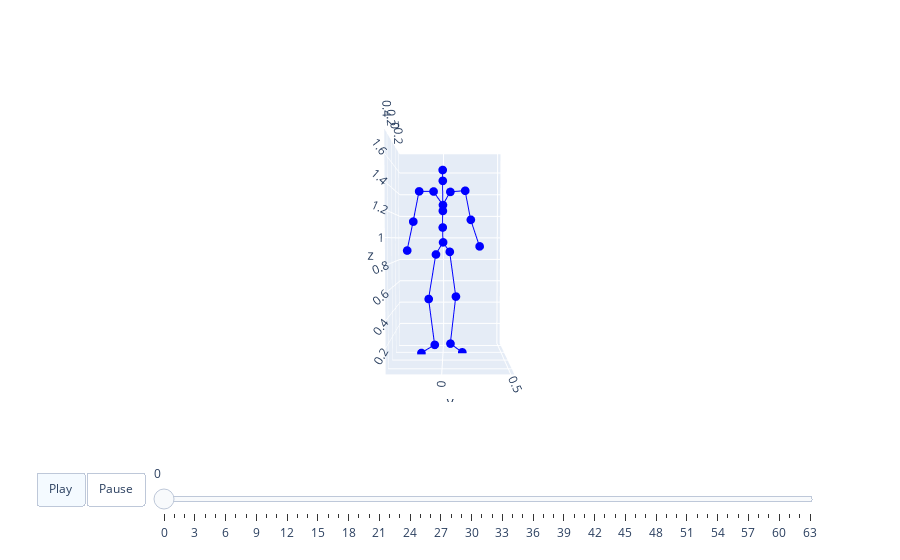

The cell this chart's notebook holds for it:
### Code cell
# tokens1[...,0]=tokens2[...,0]
# tokens1[...,1]=tokens2[...,1]
tokens1[...,2]=tokens2[...,2]
tokens1[...,3]=tokens2[...,3]
# tokens1[...,4]=tokens2[...,4]
emb=teacher_net(tokens1,type='decode')
print(emb.shape)
pose = emb[0, :].detach().cpu().numpy() * val_loader.dataset.std + val_loader.dataset.mean
pose = recover_from_ric(torch.from_numpy(pose).float(), 22).numpy()
animate3d(pose, BONE_LINK=t2m_bone, first_total_standard=63, axis_visible=True)

### Figure 1 — Plotly figure (JSON) as saved in the notebook; plotly's stock layout.template omitted (floating-point values rounded to 4 significant figures)
{"data": [{"marker": {"color": "blue", "size": 3}, "mode": "lines+markers", "name": "Nodes0", "type": "scatter3d", "x": [0, -0.01959, null, -0.01959, 0.01464, null, 0.01464, -0.04768, null, -0.04768, 0.04317, null, 0, -0.01219, null, -0.01219, -0.02237, null, -0.02237, -0.07872, null, -0.07872, 0.01124, null, 0, -0.03314, null, -0.03314, -0.03, null, -0.03, 0.001675, null, 0.001675, -0.0508, null, -0.0508, 0.01242, null, 0.001675, -0.02213, null, -0.02213, -0.003331, null, -0.003331, -0.007788, null, -0.007788, 0.09329, null, 0.001675, -0.03315, null, -0.03315, -0.03769, null, -0.03769, -0.08028, null, -0.08028, 0.02756, null], "y": [0, -0.06241, null, -0.06241, -0.1235, null, -0.1235, -0.07468, null, -0.07468, -0.1848, null, 0, 0.05693, null, 0.05693, 0.11, null, 0.11, 0.06279, null, 0.06279, 0.1648, null, 0, -0.003829, null, -0.003829, -0.002763, null, -0.002763, -0.001295, null, -0.001295, -0.003526, null, -0.003526, -0.003032, null, -0.001295, -0.08195, null, -0.08195, -0.204, null, -0.204, -0.2556, null, -0.2556, -0.2966, null, -0.001295, 0.06163, null, 0.06163, 0.1898, null, 0.1898, 0.2412, null, 0.2412, 0.3103, null], "z": [0.962, 0.8574, null, 0.8574, 0.4771, null, 0.4771, 0.06297, null, 0.06297, 0.01939, null, 0.962, 0.8803, null, 0.8803, 0.492, null, 0.492, 0.06461, null, 0.06461, 0.01512, null, 0.962, 1.09, null, 1.09, 1.232, null, 1.232, 1.28, null, 1.28, 1.493, null, 1.493, 1.574, null, 1.28, 1.398, null, 1.398, 1.397, null, 1.397, 1.139, null, 1.139, 0.8947, null, 1.28, 1.396, null, 1.396, 1.406, null, 1.406, 1.159, null, 1.159, 0.9279, null]}, {"marker": {"color": "red", "size": 3}, "mode": "lines+markers", "name": "Nodes1", "type": "scatter3d", "x": [], "y": [], "z": []}], "layout": {"scene": {"aspectmode": "manual", "aspectratio": {"x": 0.7839, "y": 0.9313, "z": 1.761}, "camera": {"eye": {"x": 3, "y": 0, "z": 0.1}}, "xaxis": {"range": [-0.2722, 0.5117], "visible": true}, "yaxis": {"range": [-0.4055, 0.5258], "visible": true}, "zaxis": {"range": [0.01082, 1.771], "visible": true}}, "sliders": [{"len": 0.9, "pad": {"b": 10, "t": 60}, "steps": [{"args": [["frame0"], {"frame": {"duration": 0}, "fromcurrent": true, "mode": "immediate", "transition": {"duration": 0, "easing": "linear"}}], "label": "0", "method": "animate"}, {"args": [["frame1"], {"frame": {"duration": 0}, "fromcurrent": true, "mode": "immediate", "transition": {"duration": 0, "easing": "linear"}}], "label": "1", "method": "animate"}, {"args": [["frame2"], {"frame": {"duration": 0}, "fromcurrent": true, "mode": "immediate", "transition": {"duration": 0, "easing": "linear"}}], "label": "2", "method": "animate"}, {"args": [["frame3"], {"frame": {"duration": 0}, "fromcurrent": true, "mode": "immediate", "transition": {"duration": 0, "easing": "linear"}}], "label": "3", "method": "animate"}, {"args": [["frame4"], {"frame": {"duration": 0}, "fromcurrent": true, "mode": "immediate", "transition": {"duration": 0, "easing": "linear"}}], "label": "4", "method": "animate"}, {"args": [["frame5"], {"frame": {"duration": 0}, "fromcurrent": true, "mode": "immediate", "transition": {"duration": 0, "easing": "linear"}}], "label": "5", "method": "animate"}, {"args": [["frame6"], {"frame": {"duration": 0}, "fromcurrent": true, "mode": "immediate", "transition": {"duration": 0, "easing": "linear"}}], "label": "6", "method": "animate"}, {"args": [["frame7"], {"frame": {"duration": 0}, "fromcurrent": true, "mode": "immediate", "transition": {"duration": 0, "easing": "linear"}}], "label": "7", "method": "animate"}, {"args": [["frame8"], {"frame": {"duration": 0}, "fromcurrent": true, "mode": "immediate", "transition": {"duration": 0, "easing": "linear"}}], "label": "8", "method": "animate"}, {"args": [["frame9"], {"frame": {"duration": 0}, "fromcurrent": true, "mode": "immediate", "transition": {"duration": 0, "easing": "linear"}}], "label": "9", "method": "animate"}, {"args": [["frame10"], {"frame": {"duration": 0}, "fromcurrent": true, "mode": "immediate", "transition": {"duration": 0, "easing": "linear"}}], "label": "10", "method": "animate"}, {"args": [["frame11"], {"frame": {"duration": 0}, "fromcurrent": true, "mode": "immediate", "transition": {"duration": 0, "easing": "linear"}}], "label": "11", "method": "animate"}, {"args": [["frame12"], {"frame": {"duration": 0}, "fromcurrent": true, "mode": "immediate", "transition": {"duration": 0, "easing": "linear"}}], "label": "12", "method": "animate"}, {"args": [["frame13"], {"frame": {"duration": 0}, "fromcurrent": true, "mode": "immediate", "transition": {"duration": 0, "easing": "linear"}}], "label": "13", "method": "animate"}, {"args": [["frame14"], {"frame": {"duration": 0}, "fromcurrent": true, "mode": "immediate", "transition": {"duration": 0, "easing": "linear"}}], "label": "14", "method": "animate"}, {"args": [["frame15"], {"frame": {"duration": 0}, "fromcurrent": true, "mode": "immediate", "transition": {"duration": 0, "easing": "linear"}}], "label": "15", "method": "animate"}, {"args": [["frame16"], {"frame": {"duration": 0}, "fromcurrent": true, "mode": "immediate", "transition": {"duration": 0, "easing": "linear"}}], "label": "16", "method": "animate"}, {"args": [["frame17"], {"frame": {"duration": 0}, "fromcurrent": true, "mode": "immediate", "transition": {"duration": 0, "easing": "linear"}}], "label": "17", "method": "animate"}, {"args": [["frame18"], {"frame": {"duration": 0}, "fromcurrent": true, "mode": "immediate", "transition": {"duration": 0, "easing": "linear"}}], "label": "18", "method": "animate"}, {"args": [["frame19"], {"frame": {"duration": 0}, "fromcurrent": true, "mode": "immediate", "transition": {"duration": 0, "easing": "linear"}}], "label": "19", "method": "animate"}, {"args": [["frame20"], {"frame": {"duration": 0}, "fromcurrent": true, "mode": "immediate", "transition": {"duration": 0, "easing": "linear"}}], "label": "20", "method": "animate"}, {"args": [["frame21"], {"frame": {"duration": 0}, "fromcurrent": true, "mode": "immediate", "transition": {"duration": 0, "easing": "linear"}}], "label": "21", "method": "animate"}, {"args": [["frame22"], {"frame": {"duration": 0}, "fromcurrent": true, "mode": "immediate", "transition": {"duration": 0, "easing": "linear"}}], "label": "22", "method": "animate"}, {"args": [["frame23"], {"frame": {"duration": 0}, "fromcurrent": true, "mode": "immediate", "transition": {"duration": 0, "easing": "linear"}}], "label": "23", "method": "animate"}, {"args": [["frame24"], {"frame": {"duration": 0}, "fromcurrent": true, "mode": "immediate", "transition": {"duration": 0, "easing": "linear"}}], "label": "24", "method": "animate"}, {"args": [["frame25"], {"frame": {"duration": 0}, "fromcurrent": true, "mode": "immediate", "transition": {"duration": 0, "easing": "linear"}}], "label": "25", "method": "animate"}, {"args": [["frame26"], {"frame": {"duration": 0}, "fromcurrent": true, "mode": "immediate", "transition": {"duration": 0, "easing": "linear"}}], "label": "26", "method": "animate"}, {"args": [["frame27"], {"frame": {"duration": 0}, "fromcurrent": true, "mode": "immediate", "transition": {"duration": 0, "easing": "linear"}}], "label": "27", "method": "animate"}, {"args": [["frame28"], {"frame": {"duration": 0}, "fromcurrent": true, "mode": "immediate", "transition": {"duration": 0, "easing": "linear"}}], "label": "28", "method": "animate"}, {"args": [["frame29"], {"frame": {"duration": 0}, "fromcurrent": true, "mode": "immediate", "transition": {"duration": 0, "easing": "linear"}}], "label": "29", "method": "animate"}, {"args": [["frame30"], {"frame": {"duration": 0}, "fromcurrent": true, "mode": "immediate", "transition": {"duration": 0, "easing": "linear"}}], "label": "30", "method": "animate"}, {"args": [["frame31"], {"frame": {"duration": 0}, "fromcurrent": true, "mode": "immediate", "transition": {"duration": 0, "easing": "linear"}}], "label": "31", "method": "animate"}, {"args": [["frame32"], {"frame": {"duration": 0}, "fromcurrent": true, "mode": "immediate", "transition": {"duration": 0, "easing": "linear"}}], "label": "32", "method": "animate"}, {"args": [["frame33"], {"frame": {"duration": 0}, "fromcurrent": true, "mode": "immediate", "transition": {"duration": 0, "easing": "linear"}}], "label": "33", "method": "animate"}, {"args": [["frame34"], {"frame": {"duration": 0}, "fromcurrent": true, "mode": "immediate", "transition": {"duration": 0, "easing": "linear"}}], "label": "34", "method": "animate"}, {"args": [["frame35"], {"frame": {"duration": 0}, "fromcurrent": true, "mode": "immediate", "transition": {"duration": 0, "easing": "linear"}}], "label": "35", "method": "animate"}, {"args": [["frame36"], {"frame": {"duration": 0}, "fromcurrent": true, "mode": "immediate", "transition": {"duration": 0, "easing": "linear"}}], "label": "36", "method": "animate"}, {"args": [["frame37"], {"frame": {"duration": 0}, "fromcurrent": true, "mode": "immediate", "transition": {"duration": 0, "easing": "linear"}}], "label": "37", "method": "animate"}, {"args": [["frame38"], {"frame": {"duration": 0}, "fromcurrent": true, "mode": "immediate", "transition": {"duration": 0, "easing": "linear"}}], "label": "38", "method": "animate"}, {"args": [["frame39"], {"frame": {"duration": 0}, "fromcurrent": true, "mode": "immediate", "transition": {"duration": 0, "easing": "linear"}}], "label": "39", "method": "animate"}, {"args": [["frame40"], {"frame": {"duration": 0}, "fromcurrent": true, "mode": "immediate", "transition": {"duration": 0, "easing": "linear"}}], "label": "40", "method": "animate"}, {"args": [["frame41"], {"frame": {"duration": 0}, "fromcurrent": true, "mode": "immediate", "transition": {"duration": 0, "easing": "linear"}}], "label": "41", "method": "animate"}, {"args": [["frame42"], {"frame": {"duration": 0}, "fromcurrent": true, "mode": "immediate", "transition": {"duration": 0, "easing": "linear"}}], "label": "42", "method": "animate"}, {"args": [["frame43"], {"frame": {"duration": 0}, "fromcurrent": true, "mode": "immediate", "transition": {"duration": 0, "easing": "linear"}}], "label": "43", "method": "animate"}, {"args": [["frame44"], {"frame": {"duration": 0}, "fromcurrent": true, "mode": "immediate", "transition": {"duration": 0, "easing": "linear"}}], "label": "44", "method": "animate"}, {"args": [["frame45"], {"frame": {"duration": 0}, "fromcurrent": true, "mode": "immediate", "transition": {"duration": 0, "easing": "linear"}}], "label": "45", "method": "animate"}, {"args": [["frame46"], {"frame": {"duration": 0}, "fromcurrent": true, "mode": "immediate", "transition": {"duration": 0, "easing": "linear"}}], "label": "46", "method": "animate"}, {"args": [["frame47"], {"frame": {"duration": 0}, "fromcurrent": true, "mode": "immediate", "transition": {"duration": 0, "easing": "linear"}}], "label": "47", "method": "animate"}, {"args": [["frame48"], {"frame": {"duration": 0}, "fromcurrent": true, "mode": "immediate", "transition": {"duration": 0, "easing": "linear"}}], "label": "48", "method": "animate"}, {"args": [["frame49"], {"frame": {"duration": 0}, "fromcurrent": true, "mode": "immediate", "transition": {"duration": 0, "easing": "linear"}}], "label": "49", "method": "animate"}, {"args": [["frame50"], {"frame": {"duration": 0}, "fromcurrent": true, "mode": "immediate", "transition": {"duration": 0, "easing": "linear"}}], "label": "50", "method": "animate"}, {"args": [["frame51"], {"frame": {"duration": 0}, "fromcurrent": true, "mode": "immediate", "transition": {"duration": 0, "easing": "linear"}}], "label": "51", "method": "animate"}, {"args": [["frame52"], {"frame": {"duration": 0}, "fromcurrent": true, "mode": "immediate", "transition": {"duration": 0, "easing": "linear"}}], "label": "52", "method": "animate"}, {"args": [["frame53"], {"frame": {"duration": 0}, "fromcurrent": true, "mode": "immediate", "transition": {"duration": 0, "easing": "linear"}}], "label": "53", "method": "animate"}, {"args": [["frame54"], {"frame": {"duration": 0}, "fromcurrent": true, "mode": "immediate", "transition": {"duration": 0, "easing": "linear"}}], "label": "54", "method": "animate"}, {"args": [["frame55"], {"frame": {"duration": 0}, "fromcurrent": true, "mode": "immediate", "transition": {"duration": 0, "easing": "linear"}}], "label": "55", "method": "animate"}, {"args": [["frame56"], {"frame": {"duration": 0}, "fromcurrent": true, "mode": "immediate", "transition": {"duration": 0, "easing": "linear"}}], "label": "56", "method": "animate"}, {"args": [["frame57"], {"frame": {"duration": 0}, "fromcurrent": true, "mode": "immediate", "transition": {"duration": 0, "easing": "linear"}}], "label": "57", "method": "animate"}, {"args": [["frame58"], {"frame": {"duration": 0}, "fromcurrent": true, "mode": "immediate", "transition": {"duration": 0, "easing": "linear"}}], "label": "58", "method": "animate"}, {"args": [["frame59"], {"frame": {"duration": 0}, "fromcurrent": true, "mode": "immediate", "transition": {"duration": 0, "easing": "linear"}}], "label": "59", "method": "animate"}, {"args": [["frame60"], {"frame": {"duration": 0}, "fromcurrent": true, "mode": "immediate", "transition": {"duration": 0, "easing": "linear"}}], "label": "60", "method": "animate"}, {"args": [["frame61"], {"frame": {"duration": 0}, "fromcurrent": true, "mode": "immediate", "transition": {"duration": 0, "easing": "linear"}}], "label": "61", "method": "animate"}, {"args": [["frame62"], {"frame": {"duration": 0}, "fromcurrent": true, "mode": "immediate", "transition": {"duration": 0, "easing": "linear"}}], "label": "62", "method": "animate"}, {"args": [["frame63"], {"frame": {"duration": 0}, "fromcurrent": true, "mode": "immediate", "transition": {"duration": 0, "easing": "linear"}}], "label": "63", "method": "animate"}], "x": 0.1, "y": 0}], "updatemenus": [{"buttons": [{"args": [null, {"frame": {"duration": 40}, "fromcurrent": true, "mode": "immediate", "transition": {"duration": 40, "easing": "linear"}}], "label": "Play", "method": "animate"}, {"args": [[null], {"frame": {"duration": 0}, "fromcurrent": true, "mode": "immediate", "transition": {"duration": 0, "easing": "linear"}}], "label": "Pause", "method": "animate"}], "direction": "left", "pad": {"r": 10, "t": 70}, "type": "buttons", "x": 0.1, "y": 0}]}}
